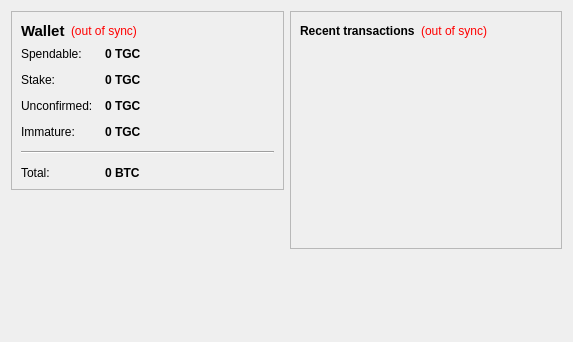
<?xml version="1.0" encoding="UTF-8"?>
<ui version="4.0">
 <class>OverviewPage</class>
 <widget class="QWidget" name="OverviewPage">
  <property name="geometry">
   <rect>
    <x>0</x>
    <y>0</y>
    <width>573</width>
    <height>342</height>
   </rect>
  </property>
  <property name="windowTitle">
   <string>Form</string>
  </property>
  <layout class="QHBoxLayout" name="horizontalLayout" stretch="1,1">
   <item>
    <layout class="QVBoxLayout" name="verticalLayout_2">
     <item>
      <widget class="QFrame" name="frame">
       <property name="frameShape">
        <enum>QFrame::StyledPanel</enum>
       </property>
       <property name="frameShadow">
        <enum>QFrame::Raised</enum>
       </property>
       <layout class="QVBoxLayout" name="verticalLayout_4">
        <item>
         <layout class="QHBoxLayout" name="horizontalLayout_4">
          <item>
           <widget class="QLabel" name="label_5">
            <property name="font">
             <font>
              <pointsize>11</pointsize>
              <weight>75</weight>
              <bold>true</bold>
             </font>
            </property>
            <property name="text">
             <string>Wallet</string>
            </property>
           </widget>
          </item>
          <item>
           <widget class="QLabel" name="labelWalletStatus">
            <property name="toolTip">
             <string>The displayed information may be out of date. Your wallet automatically synchronizes with the TradeGuiderCoin network after a connection is established, but this process has not completed yet.</string>
            </property>
            <property name="styleSheet">
             <string notr="true">QLabel { color: red; }</string>
            </property>
            <property name="text">
             <string notr="true">(out of sync)</string>
            </property>
            <property name="alignment">
             <set>Qt::AlignLeading|Qt::AlignLeft|Qt::AlignVCenter</set>
            </property>
           </widget>
          </item>
          <item>
           <spacer name="horizontalSpacer_2">
            <property name="orientation">
             <enum>Qt::Horizontal</enum>
            </property>
            <property name="sizeHint" stdset="0">
             <size>
              <width>40</width>
              <height>20</height>
             </size>
            </property>
           </spacer>
          </item>
         </layout>
        </item>
        <item>
         <layout class="QFormLayout" name="formLayout_2">
          <property name="fieldGrowthPolicy">
           <enum>QFormLayout::AllNonFixedFieldsGrow</enum>
          </property>
          <property name="horizontalSpacing">
           <number>12</number>
          </property>
          <property name="verticalSpacing">
           <number>12</number>
          </property>
          <item row="0" column="0">
           <widget class="QLabel" name="label">
            <property name="text">
             <string>Spendable:</string>
            </property>
           </widget>
          </item>
          <item row="0" column="1">
           <widget class="QLabel" name="labelBalance">
            <property name="font">
             <font>
              <weight>75</weight>
              <bold>true</bold>
             </font>
            </property>
            <property name="cursor">
             <cursorShape>IBeamCursor</cursorShape>
            </property>
            <property name="toolTip">
             <string>Your current spendable balance</string>
            </property>
            <property name="text">
             <string notr="true">0 TGC</string>
            </property>
            <property name="textInteractionFlags">
             <set>Qt::LinksAccessibleByMouse|Qt::TextSelectableByKeyboard|Qt::TextSelectableByMouse</set>
            </property>
           </widget>
          </item>
          <item row="1" column="0">
           <widget class="QLabel" name="label_6">
            <property name="text">
             <string>Stake:</string>
            </property>
           </widget>
          </item>
          <item row="1" column="1">
           <widget class="QLabel" name="labelStake">
            <property name="font">
             <font>
              <weight>75</weight>
              <bold>true</bold>
             </font>
            </property>
            <property name="cursor">
             <cursorShape>IBeamCursor</cursorShape>
            </property>
            <property name="toolTip">
             <string>Total of coins that was staked, and do not yet count toward the current balance</string>
            </property>
            <property name="text">
             <string notr="true">0 TGC</string>
            </property>
            <property name="textInteractionFlags">
             <set>Qt::LinksAccessibleByMouse|Qt::TextSelectableByKeyboard|Qt::TextSelectableByMouse</set>
            </property>
           </widget>
          </item>
          <item row="2" column="0">
           <widget class="QLabel" name="label_3">
            <property name="text">
             <string>Unconfirmed:</string>
            </property>
           </widget>
          </item>
          <item row="2" column="1">
           <widget class="QLabel" name="labelUnconfirmed">
            <property name="font">
             <font>
              <weight>75</weight>
              <bold>true</bold>
             </font>
            </property>
            <property name="cursor">
             <cursorShape>IBeamCursor</cursorShape>
            </property>
            <property name="toolTip">
             <string>Total of transactions that have yet to be confirmed, and do not yet count toward the current balance</string>
            </property>
            <property name="text">
             <string notr="true">0 TGC</string>
            </property>
            <property name="textInteractionFlags">
             <set>Qt::LinksAccessibleByMouse|Qt::TextSelectableByKeyboard|Qt::TextSelectableByMouse</set>
            </property>
           </widget>
          </item>
          <item row="3" column="0">
           <widget class="QLabel" name="labelImmatureText">
            <property name="text">
             <string>Immature:</string>
            </property>
           </widget>
          </item>
          <item row="3" column="1">
           <widget class="QLabel" name="labelImmature">
            <property name="font">
             <font>
              <weight>75</weight>
              <bold>true</bold>
             </font>
            </property>
            <property name="toolTip">
             <string>Mined balance that has not yet matured</string>
            </property>
            <property name="text">
             <string notr="true">0 TGC</string>
            </property>
            <property name="textInteractionFlags">
             <set>Qt::LinksAccessibleByMouse|Qt::TextSelectableByKeyboard|Qt::TextSelectableByMouse</set>
            </property>
           </widget>
          </item>
          <item row="4" column="0" colspan="2">
           <widget class="Line" name="line">
            <property name="orientation">
             <enum>Qt::Horizontal</enum>
            </property>
           </widget>
          </item>
          <item row="5" column="0">
           <widget class="QLabel" name="labelTotalText">
            <property name="text">
             <string>Total:</string>
            </property>
           </widget>
          </item>
          <item row="5" column="1">
           <widget class="QLabel" name="labelTotal">
            <property name="font">
             <font>
              <weight>75</weight>
              <bold>true</bold>
             </font>
            </property>
            <property name="cursor">
             <cursorShape>IBeamCursor</cursorShape>
            </property>
            <property name="toolTip">
             <string>Your current total balance</string>
            </property>
            <property name="text">
             <string notr="true">0 BTC</string>
            </property>
            <property name="textInteractionFlags">
             <set>Qt::LinksAccessibleByMouse|Qt::TextSelectableByKeyboard|Qt::TextSelectableByMouse</set>
            </property>
           </widget>
          </item>
         </layout>
        </item>
       </layout>
      </widget>
     </item>
     <item>
      <spacer name="verticalSpacer">
       <property name="orientation">
        <enum>Qt::Vertical</enum>
       </property>
       <property name="sizeHint" stdset="0">
        <size>
         <width>20</width>
         <height>40</height>
        </size>
       </property>
      </spacer>
     </item>
    </layout>
   </item>
   <item>
    <layout class="QVBoxLayout" name="verticalLayout_3">
     <item>
      <widget class="QFrame" name="frame_2">
       <property name="frameShape">
        <enum>QFrame::StyledPanel</enum>
       </property>
       <property name="frameShadow">
        <enum>QFrame::Raised</enum>
       </property>
       <layout class="QVBoxLayout" name="verticalLayout">
        <item>
         <layout class="QHBoxLayout" name="horizontalLayout_2">
          <item>
           <widget class="QLabel" name="label_4">
            <property name="text">
             <string>&lt;b&gt;Recent transactions&lt;/b&gt;</string>
            </property>
           </widget>
          </item>
          <item>
           <widget class="QLabel" name="labelTransactionsStatus">
            <property name="toolTip">
             <string>The displayed information may be out of date. Your wallet automatically synchronizes with the TradeGuiderCoin network after a connection is established, but this process has not completed yet.</string>
            </property>
            <property name="styleSheet">
             <string notr="true">QLabel { color: red; }</string>
            </property>
            <property name="text">
             <string notr="true">(out of sync)</string>
            </property>
            <property name="alignment">
             <set>Qt::AlignRight|Qt::AlignTrailing|Qt::AlignVCenter</set>
            </property>
           </widget>
          </item>
          <item>
           <spacer name="horizontalSpacer">
            <property name="orientation">
             <enum>Qt::Horizontal</enum>
            </property>
            <property name="sizeHint" stdset="0">
             <size>
              <width>40</width>
              <height>20</height>
             </size>
            </property>
           </spacer>
          </item>
         </layout>
        </item>
        <item>
         <widget class="QListView" name="listTransactions">
          <property name="styleSheet">
           <string notr="true">QListView { background: transparent; }</string>
          </property>
          <property name="frameShape">
           <enum>QFrame::NoFrame</enum>
          </property>
          <property name="verticalScrollBarPolicy">
           <enum>Qt::ScrollBarAlwaysOff</enum>
          </property>
          <property name="horizontalScrollBarPolicy">
           <enum>Qt::ScrollBarAlwaysOff</enum>
          </property>
          <property name="selectionMode">
           <enum>QAbstractItemView::NoSelection</enum>
          </property>
         </widget>
        </item>
       </layout>
      </widget>
     </item>
     <item>
      <spacer name="verticalSpacer_2">
       <property name="orientation">
        <enum>Qt::Vertical</enum>
       </property>
       <property name="sizeHint" stdset="0">
        <size>
         <width>20</width>
         <height>40</height>
        </size>
       </property>
      </spacer>
     </item>
    </layout>
   </item>
  </layout>
 </widget>
 <resources/>
 <connections/>
</ui>
